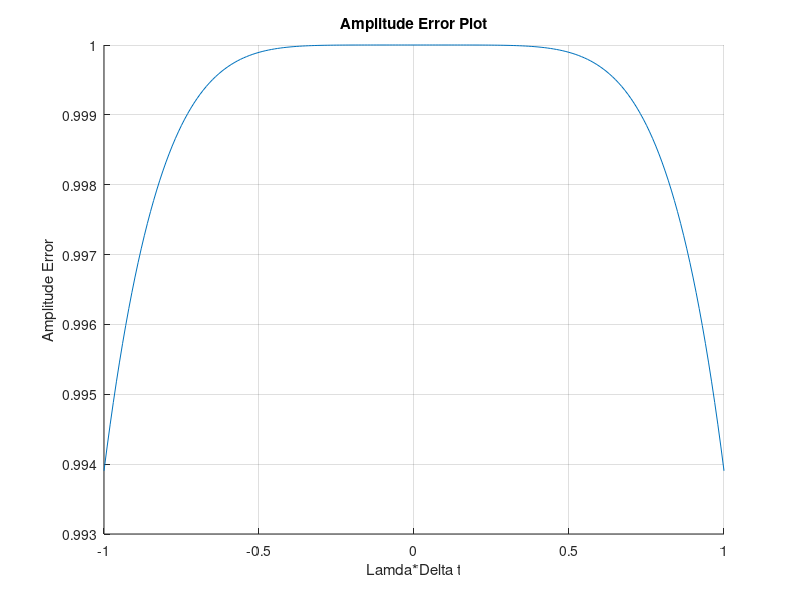
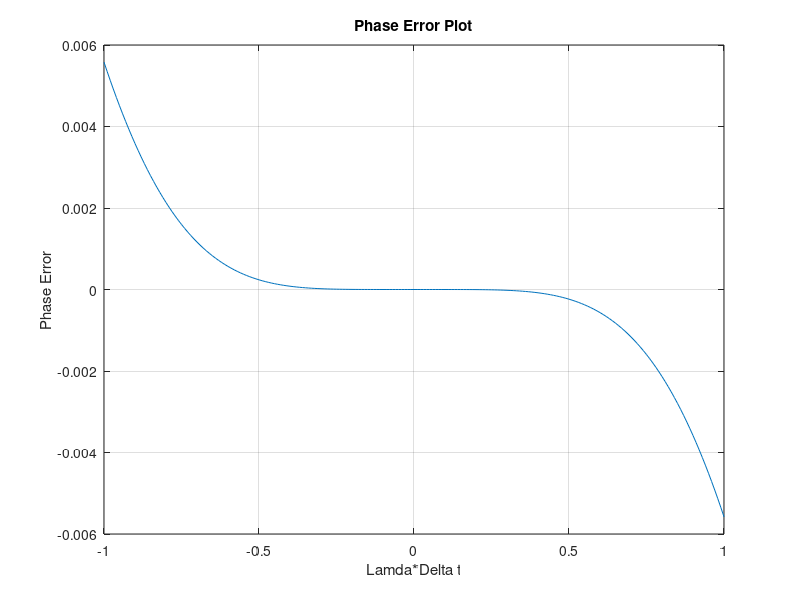

Source code (MATLAB) for these figures, in order:
function Erroranalysis()
clear all; close all; clc;
x=-1:0.01:1;
Amp_error=sqrt((1-(x.^2)/2+(x.^4)/24).^2+(x-(x.^3)/6).^2);
Phase_error=atan((x-(x.^3)/6)./(1-(x.^2)/2+(x.^4)/24))-x;
hold on 
figure(1) 
plot(x,Amp_error); 
xlabel('Lamda*Delta t'); 
ylabel('Amplitude Error'); 
grid on 
title('Amplitude Error Plot'); 
figure(2) 
plot(x,Phase_error); 
xlabel('Lamda*Delta t'); 
ylabel('Phase Error'); 
grid on 
title('Phase Error Plot'); 
